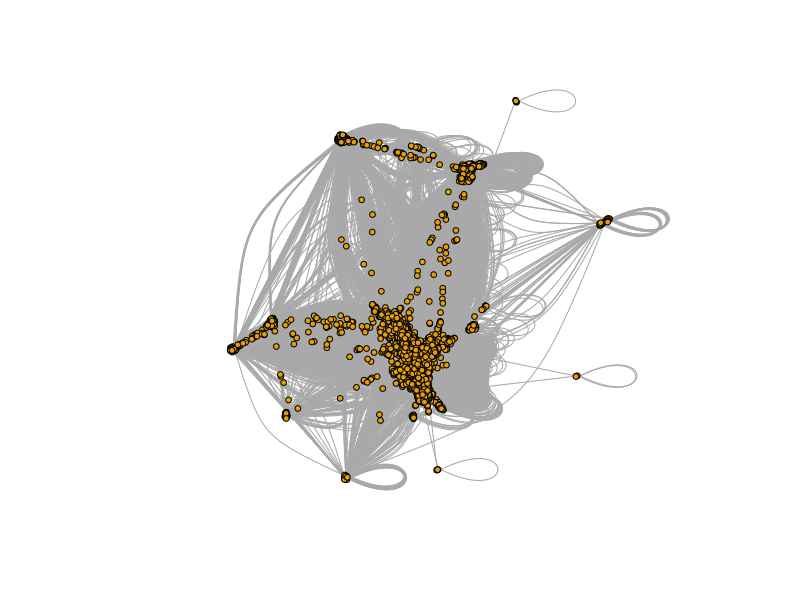
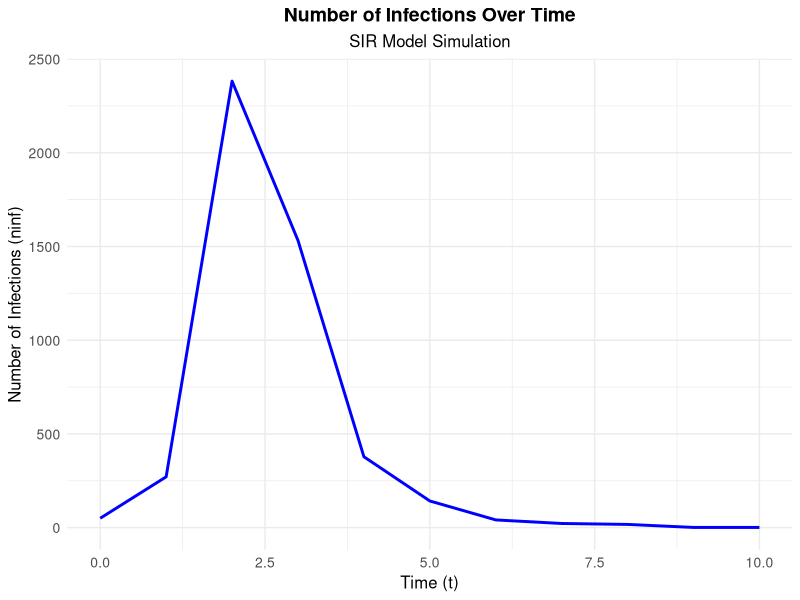
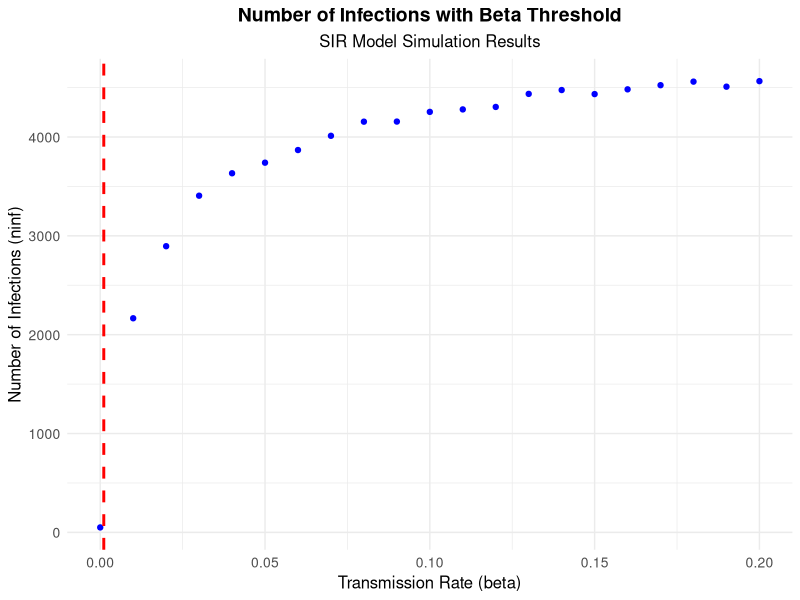
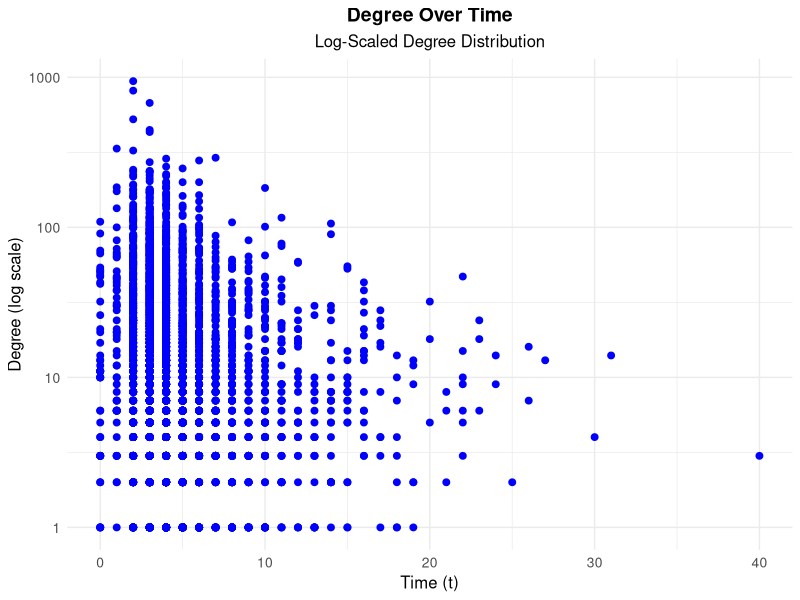

The R script that drew these images, in order: (Note: a time limit stopped this script after it produced the figures.)
## ---- chunk 1
library(readr)
library(igraph)
library(dplyr)
library(ggplot2)
library(purrr)
library(tibble)
library(caret)
library(tidyverse)
## ---- chunk 2
sim_sir <- function(g,beta,mu,seeds){
  state <- rep(0,vcount(g)) #initial state of the simulation
  state[seeds] <- 1 #infect the seeds
  t <- 0
  table <- data.frame(t=0,inf=seeds)
  while(sum(state==1)>0){
    t <- t + 1
    ## I -> R
    infected <- which(state==1) #get them
    # generate a random value for every infected, if it's < mu, let the node recover.
    state[infected] <- ifelse(runif(length(infected)) < mu,2,1)
    
    ## S -> I
    infected <- which(state==1)
    susceptible <- which(state==0) #get them
    contacts <- as.numeric(unlist(adjacent_vertices(g,infected))) #get the contacts of infected
    contacts <- contacts[contacts %in% susceptible] # get those who are susceptible
    new_infected <- contacts[runif(length(contacts)) < beta] #infect contacts
    new_infected <- unique(new_infected) # drop duplicates from the new_infected
    if(length(new_infected)>0){
      state[new_infected] <- 1
      table <- rbind(table,data.frame(t,inf=new_infected))
    }
  }
  table
}
## ---- chunk 3
node <- read.csv("nodes.csv") |> select("X..index", "meta")
edge <- read.csv("edges.csv")

graph <- graph_from_data_frame(edge, vertices = node, directed = FALSE)
graph <- simplify(graph)

cluster <- clusters(graph)
giant_component <- which.max(cluster$csize)
node_giant <- V(graph)[cluster$membership == giant_component]

g <- induced_subgraph(graph, node_giant)
g

## ---- chunk 4
plot(g, vertex.label = NA, vertex.size = 3)
## ---- chunk 5
mu <- 0.1
betac <- mu*mean(degree(g))/(mean(degree(g)^2))
betac
## ---- chunk 6
seeds <- sample(1:vcount(g),vcount(g)*0.01)

realization <- sim_sir(g,beta = 0.5,mu=0.1,seeds) %>% 
  group_by(t) %>% summarize(ninf=n()) 
## ---- chunk 7
realization %>% 
  ggplot(aes(x=t, y=ninf)) + 
  geom_line(color = "blue", size = 1) + 
  labs(
    title = "Number of Infections Over Time",
    subtitle = "SIR Model Simulation",
    x = "Time (t)",
    y = "Number of Infections (ninf)"
  ) + 
  theme_minimal() +
  theme(
    plot.title = element_text(hjust = 0.5, size = 14, face = "bold"),
    plot.subtitle = element_text(hjust = 0.5, size = 12),
    axis.title.x = element_text(size = 12),
    axis.title.y = element_text(size = 12),
    axis.text = element_text(size = 10)
  )
## ---- chunk 8
results <- map_dfr(seq(0,0.2,0.01), # beta range
        \(beta){ seeds <- sample(1:vcount(g),vcount(g)*0.01)
        realization <- sim_sir(g,beta,mu,seeds) # make a realization for each beta
        data.frame(beta,ninf=nrow(realization)) # create dataframe row
        })
## ---- chunk 9
results %>% 
  ggplot(aes(x=beta, y=ninf)) + 
  geom_point(color = "blue", size = 1.5) + 
  geom_vline(xintercept = betac, linetype = "dashed", color = "red", size = 1) + 
  labs(
    title = "Number of Infections with Beta Threshold",
    subtitle = "SIR Model Simulation Results",
    x = "Transmission Rate (beta)",
    y = "Number of Infections (ninf)"
  ) + 
  theme_minimal() +
  theme(
    plot.title = element_text(hjust = 0.5, size = 14, face = "bold"),
    plot.subtitle = element_text(hjust = 0.5, size = 12),
    axis.title.x = element_text(size = 12),
    axis.title.y = element_text(size = 12),
    axis.text = element_text(size = 10)
  )
## ---- chunk 10
realization <- sim_sir(g,beta=0.1,mu=0.1,seeds)
## ---- chunk 11
set.seed(12345)
table_d <- degree(g) %>% enframe(name = "inf",value="degree") %>%
  merge(realization) 

# Plot
table_d %>% 
  ggplot(aes(x = t, y = degree)) + 
  geom_point(color = "blue", size = 2) + 
  scale_y_log10() + 
  labs(
    title = "Degree Over Time",
    subtitle = "Log-Scaled Degree Distribution",
    x = "Time (t)",
    y = "Degree (log scale)"
  ) + 
  theme_minimal() +
  theme(
    plot.title = element_text(hjust = 0.5, size = 14, face = "bold"),
    plot.subtitle = element_text(hjust = 0.5, size = 12),
    axis.title.x = element_text(size = 12),
    axis.title.y = element_text(size = 12),
    axis.text = element_text(size = 10)
  )
## ---- chunk 12
set.seed(12345)
table_c <- closeness(g) %>% enframe(name = "inf",value="closeness") %>%
  merge(realization) 

# Plot
table_c %>% 
  ggplot(aes(x = t, y = closeness)) + 
  geom_point(color = "blue", size = 2) + 
  scale_y_log10() + 
  labs(
    title = "Closeness Centrality Over Time",
    subtitle = "Log-Scaled Closeness Centrality Distribution",
    x = "Time (t)",
    y = "Closeness Centrality (log scale)"
  ) + 
  theme_minimal() +
  theme(
    plot.title = element_text(hjust = 0.5, size = 14, face = "bold"),
    plot.subtitle = element_text(hjust = 0.5, size = 12),
    axis.title.x = element_text(size = 12),
    axis.title.y = element_text(size = 12),
    axis.text = element_text(size = 10)
  )
## ---- chunk 13
set.seed(12345)
table_b <- betweenness(g) %>% enframe(name = "inf",value="betweenness") %>%
  merge(realization) 

# Plot
table_b %>% 
  ggplot(aes(x = t, y = betweenness)) + 
  geom_point(color = "blue", size = 2) + 
  scale_y_log10() + 
  labs(
    title = "Betweenness Centrality Over Time",
    subtitle = "Log-Scaled Betweenness Centrality Distribution",
    x = "Time (t)",
    y = "Betweenness Centrality (log scale)"
  ) + 
  theme_minimal() +
  theme(
    plot.title = element_text(hjust = 0.5, size = 14, face = "bold"),
    plot.subtitle = element_text(hjust = 0.5, size = 12),
    axis.title.x = element_text(size = 12),
    axis.title.y = element_text(size = 12),
    axis.text = element_text(size = 10)
  )
## ---- chunk 14
set.seed(12345)
table_pr <- page_rank(g)$vector %>% enframe(name = "inf",value="page_rank") %>%
  merge(realization) 

# Plot
table_pr %>% 
  ggplot(aes(x = t, y = page_rank)) + 
  geom_point(color = "blue", size = 2, alpha = 0.6) + 
  scale_y_log10() + 
  labs(
    title = "PageRank Over Time",
    subtitle = "Log-Scaled PageRank Distribution",
    x = "Time (t)",
    y = "PageRank (log scale)"
  ) + 
  theme_minimal() +
  theme(
    plot.title = element_text(hjust = 0.5, size = 14, face = "bold"),
    plot.subtitle = element_text(hjust = 0.5, size = 12),
    axis.title.x = element_text(size = 12),
    axis.title.y = element_text(size = 12),
    axis.text = element_text(size = 10)
  )
## ---- chunk 15
table <- merge(table_d,table_c)
table <- merge(table,table_pr)
table <- merge(table,table_b)
cor(table$t,table[,-c(1,2)])
## ---- chunk 16
set.seed(12345)
seeds <- sample(1:vcount(g),vcount(g)*0.01)
realization_random <- sim_sir(g,beta = 0.5,mu=0.1,seeds) %>%
  group_by(t) %>% summarize(ninf=n())
seeds <- closeness(g) %>% enframe(name = "inf",value="closeness") %>%
  slice_max(closeness,n=round(vcount(g)*0.01,0))

seeds_inf <- seeds$inf
seeds_inf <- as.integer(seeds_inf)
all(seeds_inf %in% V(g)) 

realization_targeted <- sim_sir(g,beta = 0.5,mu=0.1,seeds_inf) %>%
  group_by(t) %>% summarize(ninf=n())
## ---- chunk 17
ggplot() + geom_line(data=realization_random,aes(x=t,y=ninf,col="Random"))+
  geom_line(data=realization_targeted,aes(x=t,y=ninf,col="Targeted")) +
  labs(
    title = "Comparison of Infections Over Time",
    subtitle = "Random vs. Targeted",
    x = "Time (t)",
    y = "Number of Trust Spreading (ninf)",
    color = NULL
  ) +
  theme_minimal() +
  theme(
    plot.title = element_text(hjust = 0.5, size=14, face="bold"),
    plot.subtitle = element_text(hjust = 0.5, size=12),
    axis.title.x = element_text(size=12),
    axis.title.y = element_text(size=12),
    legend.position = "bottom"
  ) +
  scale_color_manual(values = c("Random" = "blue", "Targeted" = "red"))

## ---- chunk 18
total_infected_random <- sum(realization_random$ninf)
total_infected_targeted <- sum(realization_targeted$ninf)
difference_infected <- total_infected_targeted - total_infected_random

print(paste("Total Infected (Random)", total_infected_random))
print(paste("Total Infected (Targeted)", total_infected_targeted))
print(paste("Difference in Infected", difference_infected))
## ---- chunk 19
set.seed(12345)

seeds <- sample(1:vcount(g),vcount(g)*0.01)
realization <- sim_sir(g,beta = 0.5,mu=0.1,seeds) |> group_by(t) |> summarize(ninf=n())

vaccinated_random <- sample(1:vcount(g),vcount(g)*0.05)
gp <- delete_vertices(g,vaccinated_random)
seeds <- sample(1:vcount(gp),vcount(gp)*0.01)
realization_random <- sim_sir(gp,beta = 0.5,mu=0.1,seeds) |> group_by(t) |> summarize(ninf=n())
## ---- chunk 20
set.seed(12345)
seeds <- closeness(g) %>% enframe(name = "inf",value="closeness") %>%
  slice_max(closeness,n=round(vcount(g)*0.05,0))
gp <- delete_vertices(g,seeds$inf)
seeds <- sample(1:vcount(gp),vcount(gp)*0.01)
realization_targeted <- sim_sir(gp,beta = 0.5,mu=0.1,seeds) %>%
  group_by(t) %>% summarize(ninf=n())
## ---- chunk 21
ggplot() + geom_line(data=realization,aes(x=t,y=ninf,col="No Vaccination")) +
  geom_line(data=realization_random,aes(x=t,y=ninf,col="Vacc. Random"))+
  geom_line(data=realization_targeted,aes(x=t,y=ninf,col="Vacc. Targeted")) +
  theme_minimal() + labs(
    color = "Vaccination Strategy",  # Set the legend title for the color aesthetic
    title = "Comparison of Trust Spread Over Time",
    subtitle = "No Vaccination vs. Random Vaccination vs. Targeted Vaccination",
    x = "Time (t)",
    y = "Number of trust spread (ninf)"
  ) +
  theme(
    plot.title = element_text(hjust = 0.5, size = 14, face = "bold"),
    plot.subtitle = element_text(hjust = 0.5, size = 12),
    axis.title.x = element_text(size = 12),
    axis.title.y = element_text(size = 12),
    legend.position = "bottom"
  ) +
    scale_color_manual(values = c("No Vaccination" = "blue", "Vacc. Random" = "red", "Vacc. Targeted" = "green"))
## ---- chunk 22
No_Vaccination <- sum(realization$ninf)
Vacc._Random <- sum(realization_random$ninf)
Vacc._Targeted <- sum(realization_targeted$ninf)

print(paste("No Vaccination", No_Vaccination))
print(paste("Vacc. Random", Vacc._Random))
print(paste("Vacc. Targeted", Vacc._Targeted))

partd_w_n_v <- data.frame(partd_label = c("Vacc. Random", "Vacc. Targeted", "Difference in Infected",
                                          "No Vaccination"),
                    pard_value = c(Vacc._Random, Vacc._Targeted, Vacc._Random-Vacc._Targeted,
                                   No_Vaccination))
partd_w_n_v
## ---- chunk 23
print(paste("Total Infected (Random)", total_infected_random))
print(paste("Total Infected (Targeted)", total_infected_targeted))
print(paste("Difference in Infected", difference_infected))

partc <- data.frame("label" = c("Total Infected (Random)", "Total Infected (Targeted)", 
                                          "Difference in Infected"),
                    "partc_value" = c(total_infected_random, total_infected_targeted, difference_infected))

partd <- partd_w_n_v[-4,]

merged_table <- cbind(partc, partd) |> select(-"partd_label") |> mutate(difference = partc_value - pard_value)

merged_table 
## ---- chunk 24
all <- table_d %>% group_by(t) %>% summarize(ninf=n())
sensors <- table_d %>% filter(degree>10) %>% group_by(t) %>% summarize(ninf=n())
## ---- chunk 25
ggplot() + geom_line(data=all,aes(x=t,y=ninf/sum(ninf),col="All")) + geom_line(data=sensors,aes(x=t,y=ninf/sum(ninf),col="Sensors")) +
   labs(
    title = "Sensor Spreading Over Time",
    subtitle = "Comparison Between All and Sensor Data",
    x = "Time (t)",
    y = "Normalized Number of Infections",
    color = "Data Source"
  ) +
  theme_minimal() +
  theme(
    plot.title = element_text(hjust = 0.5, size=14, face="bold"),
    plot.subtitle = element_text(hjust = 0.5, size=12),
    axis.title.x = element_text(size=12),
    axis.title.y = element_text(size=12),
    legend.position = "bottom"
  ) +
  scale_color_manual(values = c("All" = "blue", "Sensors" = "green"))
## ---- chunk 26
control <- sample(1:vcount(g),1000)
get_one_neighbor <- function(id){
  sample(neighbors(g,id),1)
}
sensors <- sapply(control,get_one_neighbor)
## ---- chunk 27
control_evo <- table_d %>% filter(inf %in% control) %>% group_by(t) %>% summarize(ninf=n())
sensors_evo <- table_d %>% filter(inf %in% sensors) %>% group_by(t) %>% summarize(ninf=n())
## ---- chunk 28
ggplot() + geom_line(data=control_evo,aes(x=t,y=cumsum(ninf/sum(ninf)),col="All")) +
  geom_line(data=sensors_evo,aes(x=t,y=cumsum(ninf/sum(ninf)),col="Sensors")) +
   labs(
    title = "Cumulative Infections Over Time",
    subtitle = "Comparison Between All and Sensor Data",
    x = "Time (t)",
    y = "Cumulative Proportion of Infections",
    color = "Data Source"
  ) +
  theme_minimal() +
  theme(
    plot.title = element_text(hjust = 0.5, size=14, face="bold"),
    plot.subtitle = element_text(hjust = 0.5, size=12),
    axis.title.x = element_text(size=12),
    axis.title.y = element_text(size=12),
    legend.position = "bottom"
  ) +
  scale_color_manual(values = c("All" = "blue", "Sensors" = "green"))
## ---- chunk 29
# Calculate the quartiles and IQR for each feature
Q1 <- apply(table[, c(-1,-2)], 2, quantile, probs = 0.25)
Q3 <- apply(table[, c(-1,-2)], 2, quantile, probs = 0.75)
IQR <- Q3 - Q1

# Define the lower and upper bounds for outliers
lower_bound <- Q1 - 1.5 * IQR
upper_bound <- Q3 + 1.5 * IQR

# Identify outliers for each feature
outliers <- apply(table[, c(-1,-2)], 2, function(x) x < lower_bound | x > upper_bound)

# Combine the outlier flags across features
outliers_combined <- apply(outliers, 1, any)

# Remove outliers from the dataset
data_no_outliers <- table[!outliers_combined, ]

# Check the dimensions of the dataset before and after removing outliers
dim(table)  # Original dimensions
dim(data_no_outliers)    # Dimensions after removing outliers
## ---- chunk 30
# Split the data into training and testing sets
set.seed(123)
train_index <- createDataPartition(data_no_outliers$t, p = 0.8, list = FALSE)
test_data <- data_no_outliers[-train_index, ] |> select(-inf)
train_data <- data_no_outliers[train_index, ] |> select(-inf)
## ---- chunk 31
set.seed(123)
control <- trainControl(method = "cv",  # Use k-fold cross-validation
                        number = 100)

# Train a regression model
model <- train(t ~ degree + closeness + page_rank + betweenness,
               data = train_data, method = "lm", trControl = control)
summary(model)
## ---- chunk 32
ggplot(train_data, aes(x = seq(1:50), y = t)) +
  geom_point(aes(x = degree), color = "blue") +
  geom_smooth(aes(x = degree), method = "lm", se = FALSE, color = "blue", formula = y ~ x) +
  geom_point(aes(x = closeness), color = "red") +
  geom_smooth(aes(x = closeness), method = "lm", se = FALSE, color = "red", formula = y ~ x) +
  geom_point(aes(x = page_rank), color = "yellow") +
  geom_smooth(aes(x = page_rank), method = "lm", se = FALSE, color = "yellow", formula = y ~ x) +
  geom_point(aes(x = betweenness), color = "pink") +
  geom_smooth(aes(x = betweenness), method = "lm", se = FALSE, color = "pink", formula = y ~ x) +
  labs(title = "Regression Lines for Different Features",
       x = "Sequence (1 to 50)",
       y = "t") +
  theme_minimal()
  
## ---- chunk 33
cv_results <- model$results
cv_results
## ---- chunk 34
set.seed(123)
x <- as.matrix(train_data[,-1])
y <- train_data$t

control <- trainControl(method = "repeatedcv", number = 10, repeats = 5)

ridge_model <- train(
  x, y,
  method = "glmnet",
  trControl = control,
  tuneGrid = expand.grid(alpha = 0, lambda = 10^seq(-3, 0, length = 100))
)

best_tune <- ridge_model$bestTune
best_tune
## ---- chunk 35
prediciton <- predict(ridge_model, newdata = x)
sqrt(mean((prediciton - y)^2))
## ---- chunk 36
# RMSE Calculation for Ridge Regression
predictions_train <- predict(ridge_model, newdata = x)
rmse_train <- sqrt(mean((predictions_train - y)^2))
print(paste("RMSE on train data (Ridge):", rmse_train))

# RMSE Calculation for Test Data
predictions_test <- predict(ridge_model, newdata = test_data)
rmse_test <- sqrt(mean((predictions_test - test_data$t)^2))
print(paste("RMSE on test data (Ridge):", rmse_test))

# Data Frame with RMSE Values
RMSE_ridge <- data.frame(data = c("train", "test"), 
                         RMSE = c(rmse_train, rmse_test))
RMSE_ridge
## ---- chunk 37
### 2. Random Forest
# install.packages("randomForest")
library(randomForest)
test_data <- table[-train_index, ] 
train_control <- trainControl(
  method = "cv", 
  number = 5,
  savePredictions = TRUE
)

# Train the random forest model
set.seed(123)
rf_model <- train(
  t ~ ., 
  data = train_data, 
  method = "ranger",
  trControl = train_control,
  tuneLength = 5,
  metric = "RMSE"
)

test_predictions <- predict(rf_model, newdata = test_data)

test_results <- test_data %>%
  mutate(predictions = test_predictions)

rmse_value <- RMSE(test_results$predictions, test_results$t)

cat("Test RMSE:", rmse_value, "\n")
## ---- chunk 38
set.seed(123)
num_seeds <- ceiling(nrow(table) * 0.01)
seed_nodes <- test_results %>% arrange(predictions) %>% slice_head(n = num_seeds)

seeds_inf <- seed_nodes$inf
seeds_inf <- as.integer(seeds_inf)
all(seeds_inf %in% V(g)) 

realization_random <- sim_sir(g,beta = 0.5,mu=0.1,seeds_inf) %>%
  group_by(t) %>% summarize(ninf=n())
## ---- chunk 39
set.seed(123)

closeness_centrality <- closeness(g)

# Convert closeness centrality to a tibble
closeness_df <- enframe(closeness_centrality, name = "inf", value = "closeness")

# Merge closeness centrality with test results based on 'inf'
merged_df <- closeness_df %>%
  left_join(test_results, by = "inf")

# Select the top nodes based on closeness centrality
num_seeds <- round(vcount(g) * 0.01)
seed_nodes <- merged_df %>%
  arrange(predictions) %>%
  slice_head(n = num_seeds) %>%
  pull(inf)

realization_targeted <- sim_sir(g,beta = 0.5,mu=0.1,seeds_inf) %>%
  group_by(t) %>% summarize(ninf=n())

# Print the seed nodes and the result of the SIR simulation
print(realization_targeted)
## ---- chunk 40
total_infected_random <- sum(realization_random$ninf)
total_infected_targeted <- sum(realization_targeted$ninf)
difference_infected <- total_infected_targeted - total_infected_random

print(paste("Total Infected (Random)", total_infected_random))
print(paste("Total Infected (Targeted)", total_infected_targeted))
print(paste("Difference in Infected", difference_infected))

partc_w_n_v <- data.frame(partc_label = c("Random", "Targeted", "Difference in Infected"),
                    pard_value = c(total_infected_random, total_infected_targeted, difference_infected))
partc_w_n_v
## ---- chunk 41
ggplot() + geom_line(data=realization_random,aes(x=t,y=ninf,col="Random"))+
  geom_line(data=realization_targeted,aes(x=t,y=ninf,col="Targeted")) +
  labs(
    title = "Comparison of Infections Over Time",
    subtitle = "Random vs. Targeted",
    x = "Time (t)",
    y = "Number of Trust Spreading (ninf)",
    color = NULL
  ) +
  theme_minimal() +
  theme(
    plot.title = element_text(hjust = 0.5, size=14, face="bold"),
    plot.subtitle = element_text(hjust = 0.5, size=12),
    axis.title.x = element_text(size=12),
    axis.title.y = element_text(size=12),
    legend.position = "bottom"
  ) +
  scale_color_manual(values = c("Random" = "blue", "Targeted" = "red"))
## ---- chunk 42
set.seed(123)

# Select nodes with the smallest predicted time to infection (top 5% of nodes)
num_seeds <- ceiling(nrow(table)*0.01)
seed_nodes <- test_results %>%
  arrange(predictions) %>%
  slice_head(n = num_seeds) %>%
  pull(inf) # Assuming 'name' column has node IDs

gp <- delete_vertices(g,seed_nodes)
seeds <- sample(1:vcount(gp),vcount(gp)*0.01)
realization_random <- sim_sir(gp,beta = 0.5,mu=0.1,seeds) |> group_by(t) |> summarize(ninf=n())
## ---- chunk 43
set.seed(123)
# Calculate closeness centrality for all nodes
closeness_centrality <- closeness(g)

# Convert closeness centrality to a tibble
closeness_df <- enframe(closeness_centrality, name = "inf", value = "closeness")

# Merge closeness centrality with test results based on 'inf'
merged_df <- closeness_df %>%
  left_join(test_results, by = "inf")

# Select the top nodes based on predictions and then by closeness centrality
num_seeds <- round(vcount(g) * 0.05)
seed_nodes <- merged_df %>%
  arrange(predictions) %>%
  slice_head(n = num_seeds) %>%
  pull(inf)

# Remove seed nodes from the graph
gp <- delete_vertices(g, seed_nodes)

# Select a sample of seeds from the remaining nodes
seeds <- sample(1:vcount(gp), vcount(gp) * 0.01)

# Simulate SIR process
realization_targeted <- sim_sir(gp, beta = 0.5, mu = 0.1, seeds) %>%
  group_by(t) %>%
  summarize(ninf = n())

# Print the seed nodes and the result of the SIR simulation
print(realization_targeted)
## ---- chunk 44
Vacc._Random <- sum(realization_random$ninf)
Vacc._Targeted <- sum(realization_targeted$ninf)

print(paste("Vacc. Random", Vacc._Random))
print(paste("Vacc. Targeted", Vacc._Targeted))

partd_w_n_v <- data.frame(partd_label = c("Vacc. Random", "Vacc. Targeted", "Difference in Infected"),
                    pard_value = c(Vacc._Random, Vacc._Targeted, Vacc._Random-Vacc._Targeted))
partd_w_n_v
## ---- chunk 45
ggplot() + 
  geom_line(data=realization_random,aes(x=t,y=ninf,col="Vacc. Random"))+
  geom_line(data=realization_targeted,aes(x=t,y=ninf,col="Vacc. Targeted")) +
  theme_minimal() + labs(
    color = "Vaccination Strategy",  # Set the legend title for the color aesthetic
    title = "Comparison of Trust Spread Over Time",
    subtitle = "Random Vaccination vs. Targeted Vaccination",
    x = "Time (t)",
    y = "Number of trust spread (ninf)"
  ) +
  theme(
    plot.title = element_text(hjust = 0.5, size = 14, face = "bold"),
    plot.subtitle = element_text(hjust = 0.5, size = 12),
    axis.title.x = element_text(size = 12),
    axis.title.y = element_text(size = 12),
    legend.position = "bottom"
  ) +
    scale_color_manual(values = c("Vacc. Random" = "red", "Vacc. Targeted" = "green"))
## ---- chunk 46
merged_table_prediction_model <- cbind(partc_w_n_v, partd_w_n_v) 

merged_table_prediction_model 
